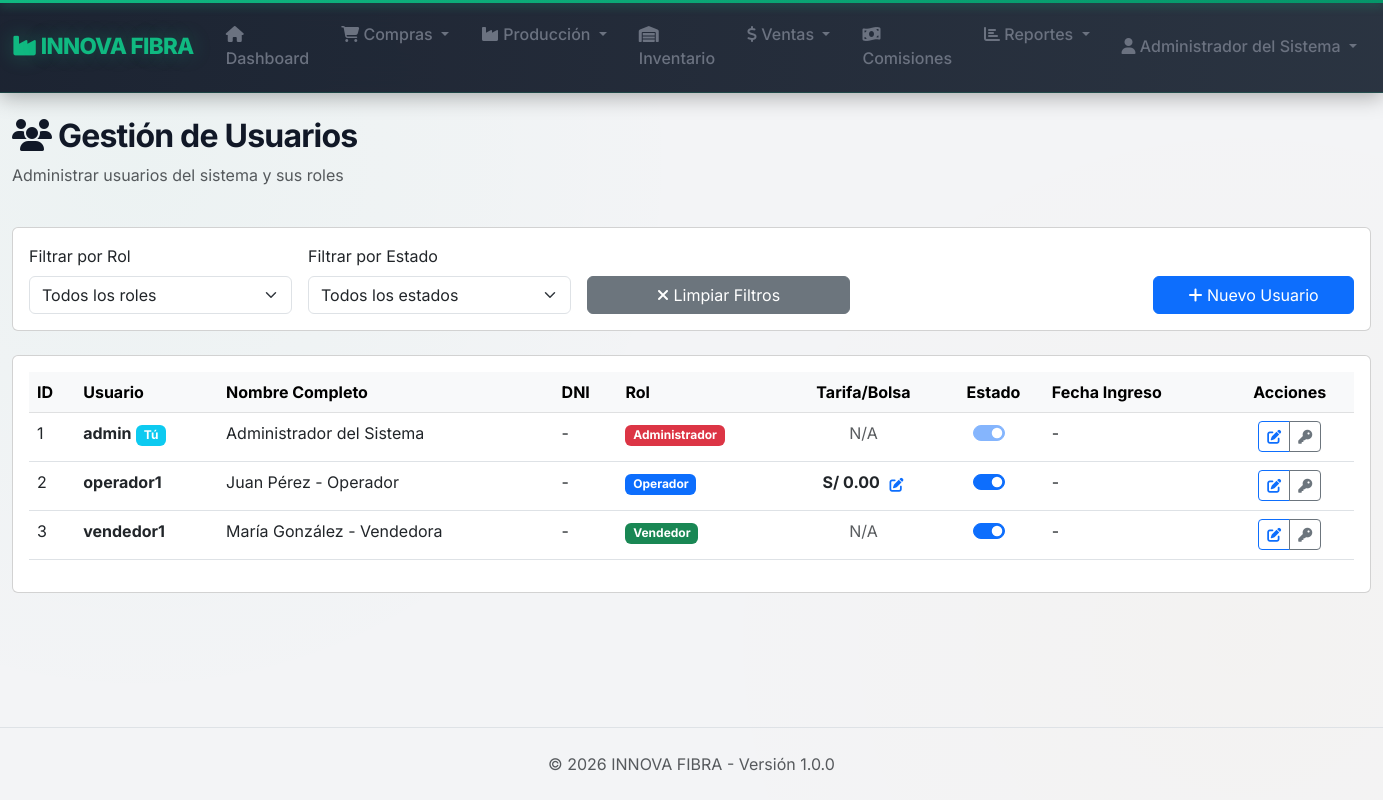
/usuarios (signed in), run on the app's committed database.
### tables this page shows
CREATE TABLE `usuarios` (
    `id_usuario` INT UNSIGNED NOT NULL AUTO_INCREMENT,
    `username` VARCHAR(50) NOT NULL,
    `password_hash` VARCHAR(255) NOT NULL,
    `nombre_completo` VARCHAR(150) NOT NULL,
    `dni` VARCHAR(20) NULL,
    `email` VARCHAR(100) NULL,
    `rol` ENUM('administrador', 'operador', 'vendedor', 'trabajador', 'supervisor') NOT NULL DEFAULT 'operador',
    `tarifa_por_bolsa` DECIMAL(10,2) NULL DEFAULT 0.00,
    `fecha_ingreso` DATE NULL,
    `estado` ENUM('activo', 'inactivo') NOT NULL DEFAULT 'activo',
    `fecha_creacion` TIMESTAMP NOT NULL DEFAULT CURRENT_TIMESTAMP,
    `fecha_modificacion` TIMESTAMP NULL DEFAULT NULL ON UPDATE CURRENT_TIMESTAMP,
    `usuario_creacion` INT UNSIGNED NULL,
    PRIMARY KEY (`id_usuario`),
    UNIQUE INDEX `username_UNIQUE` (`username` ASC)
    );

### src/controllers/UsuariosController.php (called while the page is built, shortened)
<?php
class UsuariosController extends BaseController {
    public function index() {
        $filtroRol = $this->get('rol', '');
        $filtroEstado = $this->get('estado', '');
        $sql = "SELECT * FROM usuarios WHERE 1=1";
        $params = [];
        $sql .= " ORDER BY nombre_completo";
        $stmt = $this->db->prepare($sql);
        $stmt->execute($params);
        $usuarios = $stmt->fetchAll();
        $data = [
            'title' => 'Gestión de Usuarios',
            'usuarios' => $usuarios,
            'filtro_rol' => $filtroRol,
            'filtro_estado' => $filtroEstado
        ];
        $this->view('usuarios/lista', $data);
    }
}

### public/index.php (called while the page is built, shortened)
<?php
require_once __DIR__ . '/../config/database.php';
require_once APP_PATH . '/helpers/functions.php';
require_once APP_PATH . '/helpers/session.php';
$route = isset($_GET['route']) ? $_GET['route'] : '';
try {
    $parts = explode('/', trim($route, '/'));
    $rawAction = !empty($parts[1]) ? $parts[1] : 'index';
    $actionCandidates = [$rawAction];
    $actionCandidates[] = str_replace('-', '_', $rawAction);
    $controllerInstance = new $controller();
    $action = null;
    foreach ($actionCandidates as $candidate) {
        if (method_exists($controllerInstance, $candidate)) {
            $action = $candidate;
            break;
        }
    }
    $params = array_slice($parts, 2);
    call_user_func_array([$controllerInstance, $action], $params);
} catch (Exception $e) {
    if (APP_ENV === 'development') {
        echo "<h1>Error</h1>";
        echo "<p>" . $e->getMessage() . "</p>";
        echo "<pre>" . $e->getTraceAsString() . "</pre>";
    } else {
        http_response_code(500);
        include VIEWS_PATH . '/errors/500.php';
    }
}

### config/database.php (called while the page is built, shortened)
<?php
class Database {
    private static $instance = null;
    private $connection;
    private function __construct() {
        try {
            $dsn = "mysql:host=" . DB_HOST . ";dbname=" . DB_NAME . ";charset=" . DB_CHARSET;
            $options = [
                PDO::ATTR_ERRMODE            => PDO::ERRMODE_EXCEPTION,
                PDO::ATTR_DEFAULT_FETCH_MODE => PDO::FETCH_ASSOC,
                PDO::ATTR_EMULATE_PREPARES   => false,
                PDO::MYSQL_ATTR_INIT_COMMAND => "SET NAMES " . DB_CHARSET . " COLLATE utf8mb4_unicode_ci"
            ];
            $this->connection = new PDO($dsn, DB_USER, DB_PASS, $options);
            $this->connection->exec("SET time_zone = '-05:00'");
        } catch(PDOException $e) {
            die("<div style='font-family:sans-serif; padding:20px; border:1px solid red; background:#ffeeee; color:red;'>
                    <h3>❌ Error de Conexión a Base de Datos</h3>
                    <p><strong>Mensaje:</strong> " . $e->getMessage() . "</p>
                    <p>Verifica que el usuario <code>" . DB_USER . "</code> tenga permisos sobre la base de datos.</p>
                 </div>");
        }
    }
    public static function getInstance() {
        if (self::$instance === null) {
            self::$instance = new self();
        }
        return self::$instance;
    }
    public function getConnection() {
        return $this->connection;
    }
}

### src/helpers/functions.php (called while the page is built, shortened)
<?php
function h($string) {
    return htmlspecialchars((string)$string, ENT_QUOTES, 'UTF-8');
}

### src/helpers/session.php (called while the page is built, shortened)
<?php
function getCurrentUserId() {
    return $_SESSION['user_id'] ?? null;
}

### src/views/usuarios/lista.php (the view, shortened to what this page needs)
<?php require_once VIEWS_PATH . '/layout/header.php'; ?>
<div class="container-fluid">
    <div class="row mb-4">
        <div class="col-md-12">
            <h2><i class="fas fa-users"></i> Gestión de Usuarios</h2>
            <p class="text-muted">Administrar usuarios del sistema y sus roles</p>
        </div>
    </div>
    <div class="card mb-4">
        <div class="card-body">
            <div class="row">
                <div class="col-md-10">
                    <form method="GET" class="row g-3">
                        <div class="col-md-3">
                            <label class="form-label">Filtrar por Rol</label>
                            <select name="rol" class="form-select" onchange="this.form.submit()">
                                <option value="">Todos los roles</option>
                            </select>
                        </div>
                        <div class="col-md-3">
                            <label class="form-label">Filtrar por Estado</label>
                            <select name="estado" class="form-select" onchange="this.form.submit()">
                                <option value="">Todos los estados</option>
                            </select>
                        </div>
                        <div class="col-md-3">
                            <label class="form-label">&nbsp;</label>
                            <a href="<?= BASE_URL ?>/usuarios" class="btn btn-secondary w-100">
                                <i class="fas fa-times"></i> Limpiar Filtros
                            </a>
                        </div>
                    </form>
                </div>
                <div class="col-md-2">
                    <label class="form-label">&nbsp;</label>
                    <a href="<?= BASE_URL ?>/usuarios/nuevo" class="btn btn-primary w-100">
                        <i class="fas fa-plus"></i> Nuevo Usuario
                    </a>
                </div>
            </div>
        </div>
    </div>
    <div class="card">
        <div class="card-body">
            <?php if (empty($usuarios)): ?>
                <div class="alert alert-info">
                    <i class="fas fa-info-circle"></i> No hay usuarios registrados.
                </div>
            <?php else: ?>
                <div class="table-responsive">
                    <table class="table table-hover">
                        <thead class="table-light">
                            <tr>
                                <th>ID</th>
                                <th>Usuario</th>
                                <th>Nombre Completo</th>
                                <th>DNI</th>
                                <th>Rol</th>
                                <th class="text-center">Tarifa/Bolsa</th>
                                <th class="text-center">Estado</th>
                                <th>Fecha Ingreso</th>
                                <th class="text-center">Acciones</th>
                            </tr>
                        </thead>
                        <tbody>
                            <?php foreach ($usuarios as $user): ?>
                            <tr>
                                <td><?= $user['id_usuario'] ?></td>
                                <td>
                                    <strong><?= h($user['username']) ?></strong>
                                    <?php if ($user['id_usuario'] == getCurrentUserId()): ?>
                                        <span class="badge bg-info">Tú</span>
                                    <?php endif; ?>
                                </td>
                                <td><?= h($user['nombre_completo']) ?></td>
                                <td><?= h($user['dni'] ?: '-') ?></td>
                                <td>
                                    <?php
                                    $roleColors = [
                                        'administrador' => 'danger',
                                        'operador' => 'primary',
                                        'vendedor' => 'success',
                                        'supervisor' => 'warning',
                                        'trabajador' => 'secondary'
                                    ];
                                    $color = $roleColors[$user['rol']] ?? 'secondary';
                                    ?>
                                    <span class="badge bg-<?= $color ?>">
                                        <?= ucfirst($user['rol']) ?>
                                    </span>
                                </td>
                                <td class="text-center">
                                    <?php if (in_array($user['rol'], ['operador', 'trabajador'])): ?>
                                        <strong>S/ <?= number_format($user['tarifa_por_bolsa'], 2) ?></strong>
                                        <button type="button" class="btn btn-sm btn-link p-0 ms-1 btn-editar-tarifa"
                                                data-id="<?= $user['id_usuario'] ?>"
                                                data-nombre="<?= h($user['nombre_completo']) ?>"
                                                data-tarifa="<?= $user['tarifa_por_bolsa'] ?>"
                                                title="Cambiar tarifa">
                                            <i class="fas fa-edit"></i>
                                        </button>
                                    <?php else: ?>
                                        <span class="text-muted">N/A</span>
                                    <?php endif; ?>
                                </td>
                                <td class="text-center">
                                    <div class="form-check form-switch d-inline-block">
                                        <input class="form-check-input toggle-estado" type="checkbox"
                                               data-id="<?= $user['id_usuario'] ?>"
                                               <?= $user['estado'] === 'activo' ? 'checked' : '' ?>
                                               <?= $user['id_usuario'] == getCurrentUserId() ? 'disabled' : '' ?>>
                                    </div>
                                </td>
                                <td><?= $user['fecha_ingreso'] ? date('d/m/Y', strtotime($user['fecha_ingreso'])) : '-' ?></td>
                                <td class="text-center">
                                    <div class="btn-group btn-group-sm">
                                        <a href="<?= BASE_URL ?>/usuarios/editar/<?= $user['id_usuario'] ?>"
                                           class="btn btn-outline-primary" title="Editar">
                                            <i class="fas fa-edit"></i>
                                        </a>
                                        <button type="button" class="btn btn-outline-secondary btn-reset-password"
                                                data-id="<?= $user['id_usuario'] ?>"
                                                data-nombre="<?= h($user['nombre_completo']) ?>"
                                                title="Resetear contraseña">
                                            <i class="fas fa-key"></i>
                                        </button>
                                    </div>
                                </td>
                            </tr>
                            <?php endforeach; ?>
                        </tbody>
                    </table>
                </div>
            <?php endif; ?>
        </div>
    </div>
</div>
<?php require_once VIEWS_PATH . '/layout/footer.php'; ?>

### public/css/custom.css (style rules this page uses)
:root { --primary-color: #10b981; --primary-hover: #059669; --primary-light: #34d399; --primary-dark: #047857; --secondary-color: #f59e0b; --secondary-hover: #d97706; --success-color: #10b981; --warning-color: #f59e0b; --danger-color: #ef4444; --info-color: #06b6d4; --light-bg: #f3f4f6; --card-bg: #ffffff; --card-hover: #f9fafb; --text-main: #111827; --text-muted: #6b7280; --border-color: #e5e7eb; --navbar-bg: #1f2937; --navbar-text: #f9fafb; --accent-gradient: linear-gradient(135deg, #10b981, #059669); --warm-gradient: linear-gradient(135deg, #f59e0b, #d97706); --border-radius: 0.75rem; --shadow-sm: 0 1px 2px 0 rgb(0 0 0 / 0.05); --shadow-md: 0 4px 6px -1px rgb(0 0 0 / 0.1), 0 2px 4px -2px rgb(0 0 0 / 0.1); --shadow-lg: 0 10px 15px -3px rgb(0 0 0 / 0.1), 0 4px 6px -4px rgb(0 0 0 / 0.1); --shadow-glow: 0 0 20px rgba(16, 185, 129, 0.2); }
body { font-family: 'Inter', -apple-system, BlinkMacSystemFont, 'Segoe UI', sans-serif; background-color: var(--light-bg); background-image: radial-gradient(circle at 10% 20%, rgba(16, 185, 129, 0.03) 0%, transparent 40%), radial-gradient(circle at 90% 80%, rgba(245, 158, 11, 0.02) 0%, transparent 40%); background-attachment: fixed; color: var(--text-main); -webkit-font-smoothing: antialiased; -moz-osx-font-smoothing: grayscale; display: flex; flex-direction: column; min-height: 100vh; }
h1, h2, h3, h4, h5, h6 { font-weight: 700; color: var(--text-main); letter-spacing: -0.025em; }

### data on the page
usuarios: id_usuario "1", username "admin", shows "Tú", nombre_completo "Administrador del Sistema", dni "-", rol "Administrador", shows "N/A", id_usuario "☑"
usuarios: id_usuario "2", username "operador1", nombre_completo "Juan Pérez - Operador", dni "-", rol "Operador", tarifa_por_bolsa "0.00", id_usuario "☑"
usuarios: id_usuario "3", username "vendedor1", nombre_completo "María González - Vendedora", dni "-", rol "Vendedor", shows "N/A", id_usuario "☑"

### other printed values
APP_NAME "INNOVA FIBRA"
getCurrentUserName() "Administrador del Sistema"
APP_VERSION "1.0.0"
